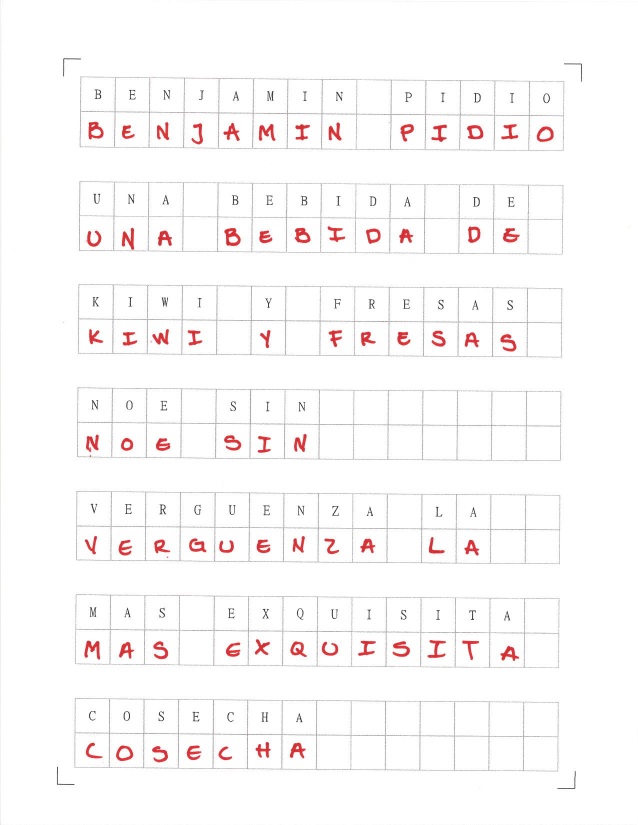
#> input picture Mayusculas/1.jpg, 1275 x 1650 px, found by its file name (shown at 1/2 size); its folder holds only this picture in this run
$ jupyter execute --allow-errors 'Corrector 127D.ipynb'
#> lines starting #> are read from the running program, lines starting #| are printed output that depends on the picture
#> `raw_bw = cv2.imread('C:/Users/'+user+'/Desktop/'+folder+'/'+Tipo_letra..`:
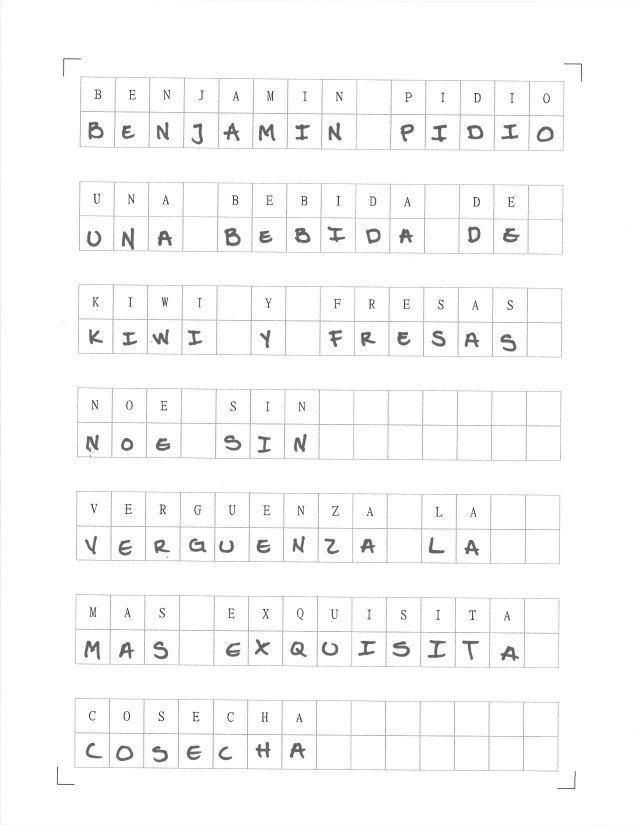
#> raw_bw: shape (1650, 1275) (shown at 1/2 size); min 0, max 255, mean 249.8
#> further down, raw_color is the input picture: shape (1650, 1275, 3); mean B, G, R 249.1, 249, 251.4
#> `imageHSV = cv2.cvtColor(raw_color, cv2.COLOR_BGR2HSV)`: imageHSV: shape (1650, 1275, 3); mean H, S, V 6.7, 3.1, 251.5
[cell 1]
#Librerias usadas
import numpy as np #Manejo de arreglos
import matplotlib.pyplot as plt #Dibujar las matrices
import tensorflow as tf #Redes neuronales
import cv2 #Manejo de imagenes
import keras #Estructura de redes neuronales
import math #Funciones matematicas
import os#Creacion de directorios(operating system)
import pickle #manejar archivos y listas
from time import time #Tiempo de ejecucion

[cell 2]
#Creacion de directorios
folder='Mayusculas 127D'
user='Monroy969'
folderpreprocesado='LetrasPreprocesadasMayusculas'
listo=0
if os.path.isdir('C:/Users/'+user+'/Desktop/'+folder+'/'+folderpreprocesado+'/'):
    print('La carpeta 1 existe.');
    for numero_hojas in range(1,49):
        if os.path.isdir('C:/Users/'+user+'/Desktop/'+folder+'/'+folderpreprocesado+'/Hoja'+str(numero_hojas)):
            listo=1
        else:
            os.mkdir('C:/Users/'+user+'/Desktop/'+folder+'/'+folderpreprocesado+'/Hoja'+str(numero_hojas))
else:
    os.mkdir('C:/Users/'+user+'/Desktop/'+folder+'/'+folderpreprocesado+'/')


#Cargamos diccionario
diccionario = []
#> (the rest of this cell did not finish here and is left out)

[cell 3]
# [9 lines left out: function calidad_imagen, not called in this run]

def guardar_imagen(image,hoja,i):
    cv2.imwrite('C:/Users/'+user+'/Desktop/'+folder+'/LetrasPreprocesadas'+Tipo_letras+'/Hoja'+str(hoja)+'/Letra'+str(i+1)+'.jpg',image)

# [68 lines left out: functions quitar_imagenes_blanco, recortar_borde, not called in this run]

def borderstoblack(image,padding):
    image=image[padding:image.shape[0]-padding,padding:image.shape[0]-padding]
    return image

# [17 lines left out: function nxn, not called in this run]

[cell 4]
#Funciones para procesar las palabras
global il
il=[(1,9),(9,14),(14,17),(17,23),(23,25),(25,29),(29,30),(30,36),(36,39),(39,42),(42,51),(51,53),(53,56),(56,65),(65,72)]#Indices de inicio y fin de cada palabra

# [7 lines left out: function inicializa_arreglos, not called in this run]


#Construccion de palabras con la mayor exactitud de letras detectada
def construccion1(hoja):
    global palabras
    palabras=[]
    deep=0
    hoja=hojas
    for numero_palabra in range(len(il)):
        palabra=""
        for numero_letra in range(il[numero_palabra][0],il[numero_palabra][1]):
            with open('C:/Users/'+user+'/Desktop/'+folder+'/LetrasPreprocesadas'+Tipo_letras+'/Hoja'+str(hoja)+'/Prediccion'+str(numero_letra)+'.p',"rb") as f:
                    obj=pickle.load(f)
                    palabra=palabra+obj[deep][1]
        palabras.append(palabra)
    return palabras

# [258 lines left out: functions contabilizacion_palabras_con_errores, contabilizacion_errores_en_palabras, correccion1, correccion_palabra_2_errores, correccion_2_errores, promedio and 3 more, not called in this run]

#> (a cell that did not finish here is left out)

[cell 6]
#Numero de hojas por evaluar
Tipo_letras='Mayusculas'
if Tipo_letras=='Mayusculas':
    itrs=46

#> (a cell that did not finish here is left out)

#> (a cell that did not finish here is left out)

#> (a cell that did not finish here is left out)

[cell 10]
#Lectura de datos
objts=[]
#> (the rest of this cell did not finish here and is left out)

[cell 11]
import matplotlib.pyplot as plt
import numpy as np
#Palabras con mayor exactitud
y=[]
#> (the rest of this cell did not finish here and is left out)

[cell 12]
#Correccion de errores 1
y=[]
#> (the rest of this cell did not finish here and is left out)

[cell 13]
#Correccion de errores 2
y=[]
#> (the rest of this cell did not finish here and is left out)

[cell 14]
PE=[0,0,0,0,0,0,0,0,0,0,0,0,0,0,0]

PD=[0,0,0,0,0,0,0,0,0,0,0,0,0,0,0]

PC=[0,0,0,0,0,0,0,0,0,0,0,0,0,0,0]
empty=0

#> (a cell that did not finish here is left out)

[cell 16]
#Palabras con mas errorez
suma1=0
print(PE)
for x in PE:
    suma1+=x
print(suma1)

suma2=0
print(PD)
for x in PD:
    suma2+=x
print(suma2)

suma3=0
print(PC)
for x in PC:
    suma3+=x
print(suma3)
